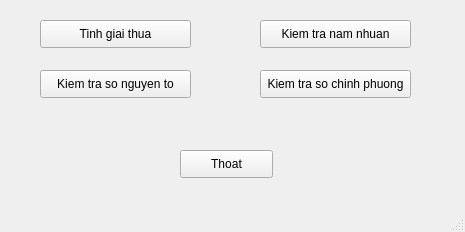
<?xml version="1.0" encoding="UTF-8"?>
<ui version="4.0">
 <class>MainWindow</class>
 <widget class="QMainWindow" name="MainWindow">
  <property name="geometry">
   <rect>
    <x>0</x>
    <y>0</y>
    <width>465</width>
    <height>232</height>
   </rect>
  </property>
  <property name="windowTitle">
   <string>MainWindow</string>
  </property>
  <widget class="QWidget" name="centralwidget">
   <widget class="QPushButton" name="pushButton_giaiThua">
    <property name="geometry">
     <rect>
      <x>40</x>
      <y>20</y>
      <width>151</width>
      <height>28</height>
     </rect>
    </property>
    <property name="text">
     <string>Tinh giai thua</string>
    </property>
   </widget>
   <widget class="QPushButton" name="pushButton_namNhuan">
    <property name="geometry">
     <rect>
      <x>260</x>
      <y>20</y>
      <width>151</width>
      <height>28</height>
     </rect>
    </property>
    <property name="text">
     <string>Kiem tra nam nhuan</string>
    </property>
   </widget>
   <widget class="QPushButton" name="pushButton_snt">
    <property name="geometry">
     <rect>
      <x>40</x>
      <y>70</y>
      <width>151</width>
      <height>28</height>
     </rect>
    </property>
    <property name="text">
     <string>Kiem tra so nguyen to</string>
    </property>
   </widget>
   <widget class="QPushButton" name="pushButton_scp">
    <property name="geometry">
     <rect>
      <x>260</x>
      <y>70</y>
      <width>151</width>
      <height>28</height>
     </rect>
    </property>
    <property name="text">
     <string>Kiem tra so chinh phuong</string>
    </property>
   </widget>
   <widget class="QPushButton" name="pushButton_thoat">
    <property name="geometry">
     <rect>
      <x>180</x>
      <y>150</y>
      <width>93</width>
      <height>28</height>
     </rect>
    </property>
    <property name="text">
     <string>Thoat</string>
    </property>
   </widget>
  </widget>
  <widget class="QMenuBar" name="menubar">
   <property name="geometry">
    <rect>
     <x>0</x>
     <y>0</y>
     <width>465</width>
     <height>26</height>
    </rect>
   </property>
  </widget>
  <widget class="QStatusBar" name="statusbar"/>
 </widget>
 <resources/>
 <connections/>
</ui>
